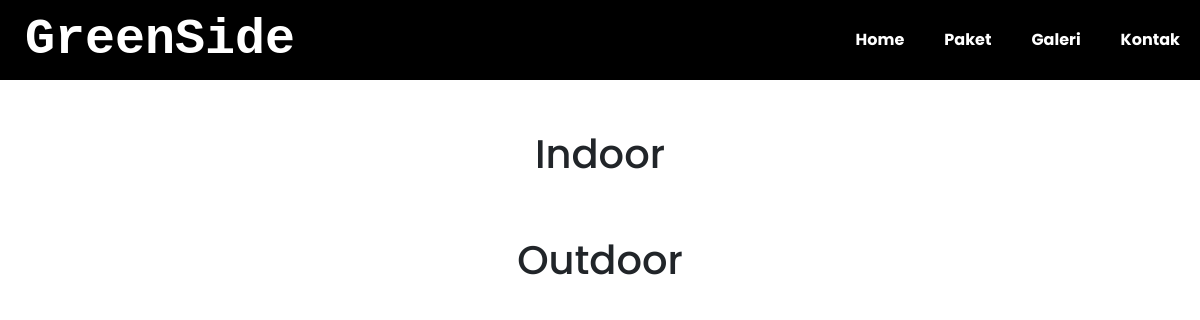
/index.php/paket, run on an earlier commit of the app's database.
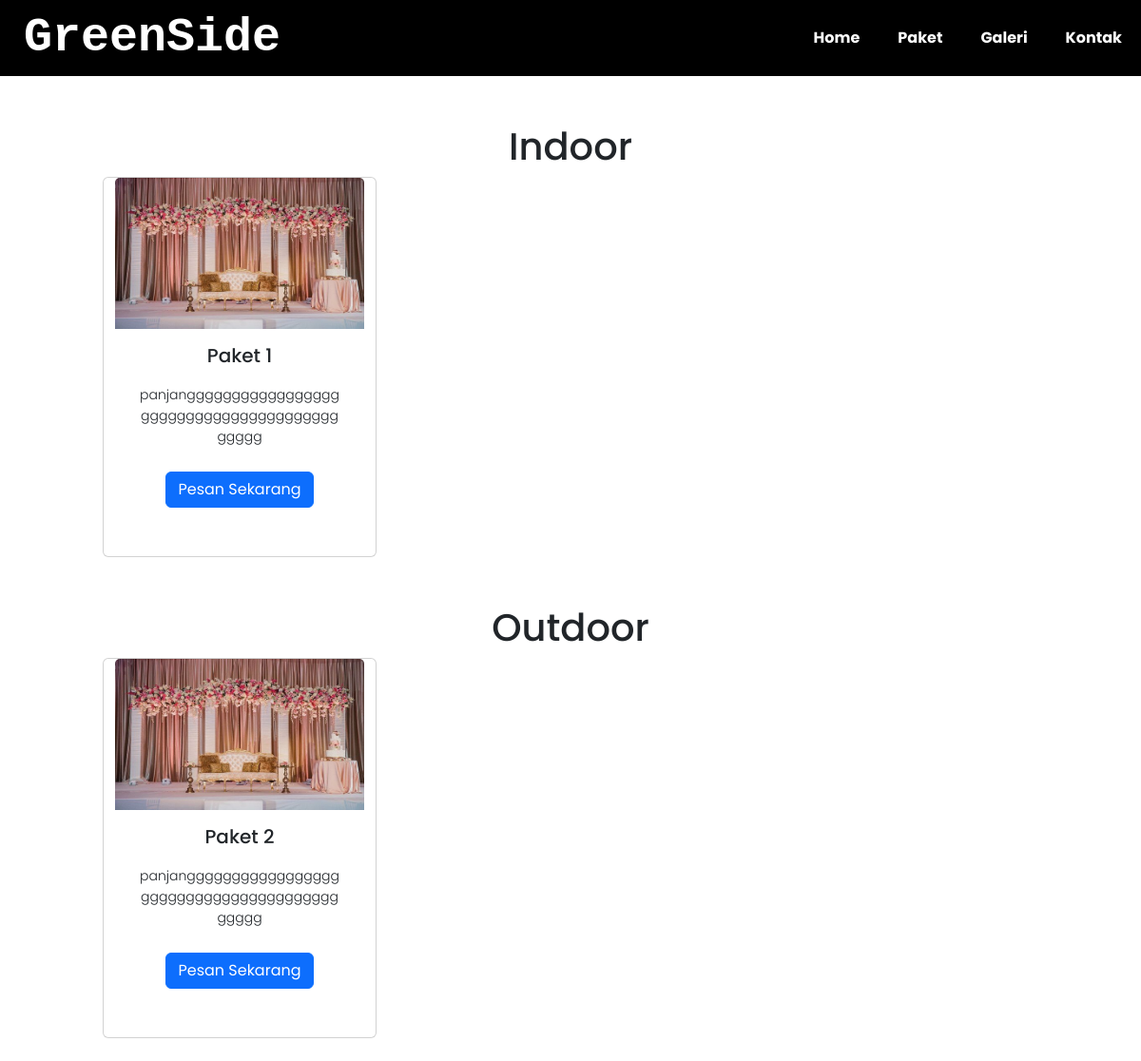
And on a later commit of the database.
### tables this page shows
CREATE TABLE `paket` (
  `IdPaket` int(5) NOT NULL,
  `nama_kendaraan` varchar(50) NOT NULL,
  `jumlah_kendaraan` int(5) NOT NULL,
  `tempat` varchar(50) NOT NULL,
  `jumlah_pengunjung` int(5) NOT NULL,
  `jumlah_mc` int(5) NOT NULL,
  `nama_hiburan` varchar(50) NOT NULL,
  `nama_dekorasi` varchar(50) NOT NULL,
  `nama_makeup` varchar(50) NOT NULL,
  `namapaket` varchar(50) NOT NULL,
  `deskripsi` varchar(50) NOT NULL,
  `harga` int(50) NOT NULL,
  `keterangan` enum('indoor','outdoor') NOT NULL
);

### application/controllers/Paket.php (called while the page is built, shortened)
<?php
class Paket extends CI_Controller
{
    function __construct()
    {
        $this->load->model('Paket_model');
    }
    public function index()
    {
        $data['indoorPaket'] = $this->Paket_model->getIndoorPaket();
        $data['outdoorPaket'] = $this->Paket_model->getOutdoorPaket();
        $data['paket'] = $this->Paket_model->getpaket()->result();
        $this->load->view('Paket.php', $data);
    }
}

### index.php (called while the page is built, shortened)
<?php
require_once BASEPATH.'core/CodeIgniter.php';

### application/models/Paket_model.php (called while the page is built, shortened)
<?php
class Paket_model extends CI_Model
{
    public function getIndoorPaket()
    {
        $this->db->where('keterangan', 'Indoor');
        return $this->db->get('paket')->result();
    }
    public function getOutdoorPaket()
    {
        $this->db->where('keterangan', 'Outdoor');
        return $this->db->get('paket')->result();
    }
}

### application/views/Paket.php (the view, shortened to what this page needs)
<!DOCTYPE html>
<html lang="en">
<head>
    <link rel="stylesheet" href="<?php echo base_url('asset/css/global.css') ?>">
    <link rel="stylesheet" href="https://cdn.jsdelivr.net/npm/@fortawesome/fontawesome-free@5.15.4/css/fontawesome.min.css">
    <link rel="stylesheet" href="	https://cdn.jsdelivr.net/npm/bootstrap@5.3.2/dist/css/bootstrap.min.css">
    <link href="../assets/dist/css/bootstrap.min.css" rel="stylesheet">
    <section class="sticky-top">
        <nav>
            <div class="wrapper">
                <div class="logo">
                    <a href="">GreenSide</a>
                </div>
                <div class="menu">
                    <ul>
                        <li><a href="<?php echo base_url('index.php/Home') ?>" class="tbl-biru">Home</a></li>
                        <li><a href="<?php echo base_url('index.php/Paket') ?>" class="tbl-biru">Paket</a></li>
                        <li><a href="<?php echo base_url('index.php/Home/Gallery') ?>" class="tbl-biru">Galeri</a></li>
                        <li><a href="<?php echo base_url('index.php/Home/Kontak') ?>" class="tbl-biru">Kontak</a></li>
                    </ul>
                </div>
            </div>
        </nav>
    </section>
</head>
<body>
    <section class="paket" id="paket">
        <h1>Indoor</h1>
        <div class="row">
            <?php foreach ($indoorPaket as $item) { ?>
                <div class="card" style="width: 18rem; height:25rem;">
                    <img src="<?php echo base_url('asset/photo/paket1.jpg') ?>" class="card-img-top" style="height:40%" alt="...">
                    <div class="card-body">
                        <h5 class="card-title"><?php echo $item->namapaket; ?></h5>
                        <p class="card-text text-dark"><?php echo $item->deskripsi; ?></p>
                        <a href="<?php echo base_url('index.php/Paket/Detail/' . $item->IdPaket) ?>" class="btn btn-primary">Pesan Sekarang</a>
                    </div>
                </div>
            <?php } ?>
        </div>
    </section>
    <section class="paket" id="paket">
        <h1>Outdoor</h1>
        <div class="row">
            <?php foreach ($outdoorPaket as $item) { ?>
                <div class="card" style="width: 18rem; height:25rem;">
                    <img src="<?php echo base_url('asset/photo/paket1.jpg') ?>" class="card-img-top" style="height:40%" alt="...">
                    <div class="card-body">
                        <h5 class="card-title"><?php echo $item->namapaket; ?></h5>
                        <p class="card-text text-dark"><?php echo $item->deskripsi; ?></p>
                        <a href="<?php echo base_url('index.php/Paket/Detail/' . $item->IdPaket) ?>" class="btn btn-primary">Pesan Sekarang</a>
                    </div>
                </div>
            <?php } ?>
        </div>
    </section>
    <br>
</body>
</html>

### asset/css/global.css (style rules this page uses)
* { margin: 0; padding: 0; font-family: "Poppins", sans-serif; }
.wrapper { width: 15000px; margin: auto; position: static; background-color: black; }
.logo a { font-size: 50px; font-weight: 800; font-family: "Courier New", Courier; color: rgb(255, 255, 255); float: left; padding-left: 25px; }
.menu { float: right; display: flex; justify-content: space-between; align-items: center; }
nav { width: 100%; margin: auto; display: flex; line-height: 80px; position: sticky; top: 0; }
nav ul { list-style-type: none; margin: 0; padding: 0; overflow: hidden; }
nav ul li { float: left; }
nav ul li a { color: white; font-weight: bold; text-align: center; padding: 0px 20px 0px 20px; text-decoration: none; }
h1 { font-size: 36px; font-weight: 600; }
p { color: #696969; font-size: 14px; font-weight: 300; line-height: 22px; padding: 10px; }
.row { margin-top: 5%; display: flex; justify-content: space-between; }
.paket { width: 80%; margin: auto; text-align: center; padding-top: 50px; }
.wrapper .logo a { text-decoration: none; }
.card p { color:rgb(255, 255, 255); }

What changed in the data, as far as the page shows it:
added paket: namapaket "Paket 1", deskripsi "panjangggggggggggggggggggggggggggggggggggggggggggg", shown under "Indoor"
added paket: namapaket "Paket 2", deskripsi "panjangggggggggggggggggggggggggggggggggggggggggggg", shown under "Outdoor"
